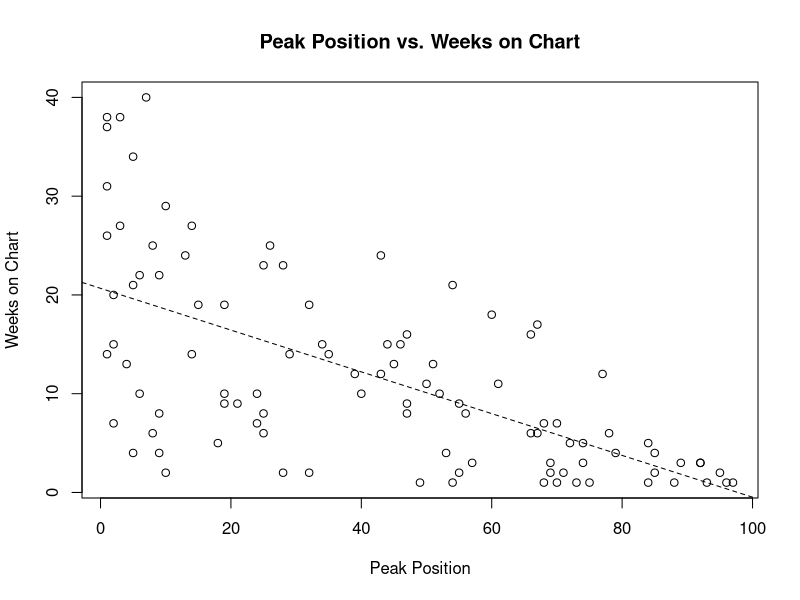
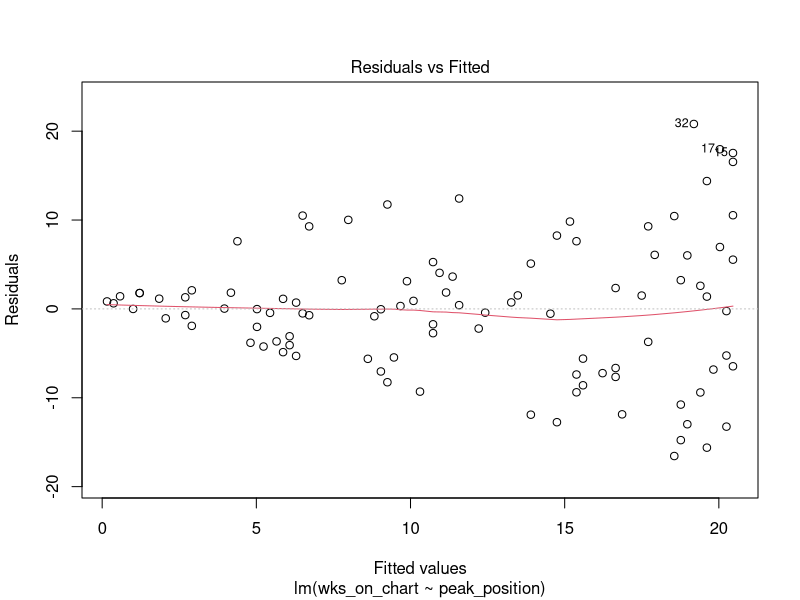
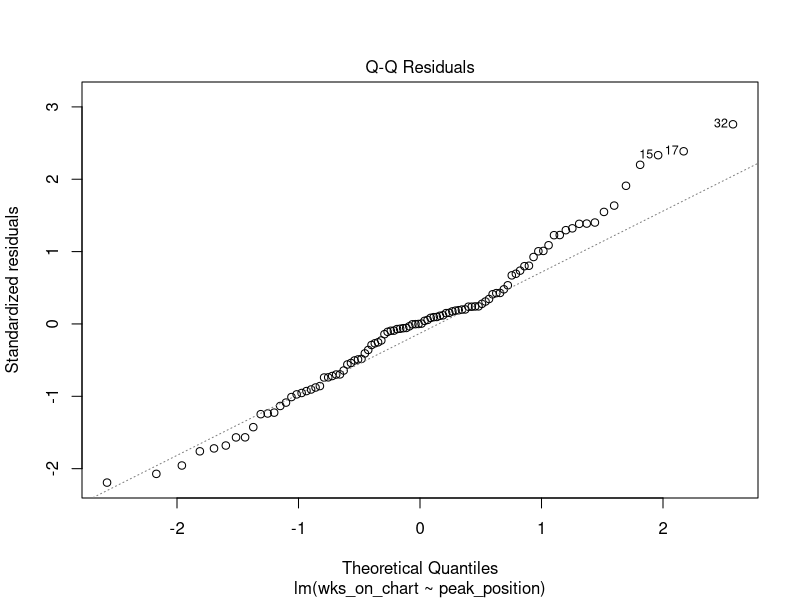
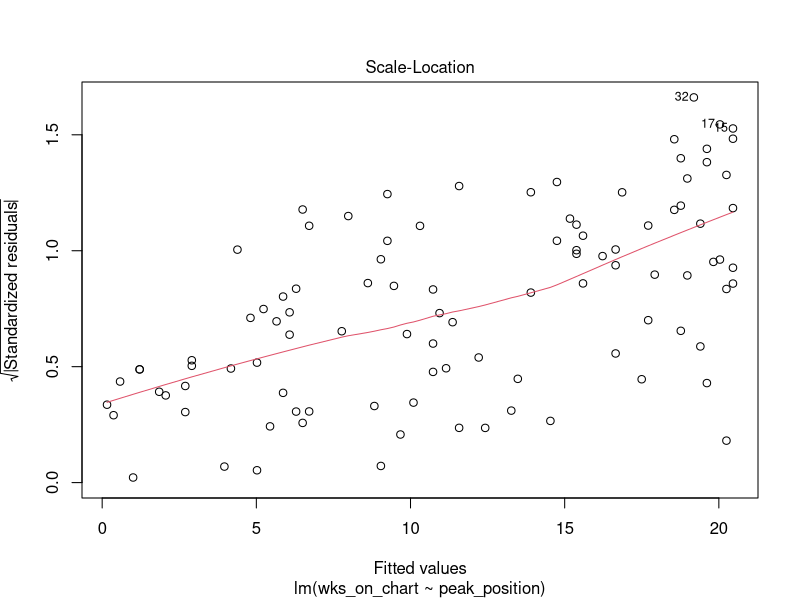
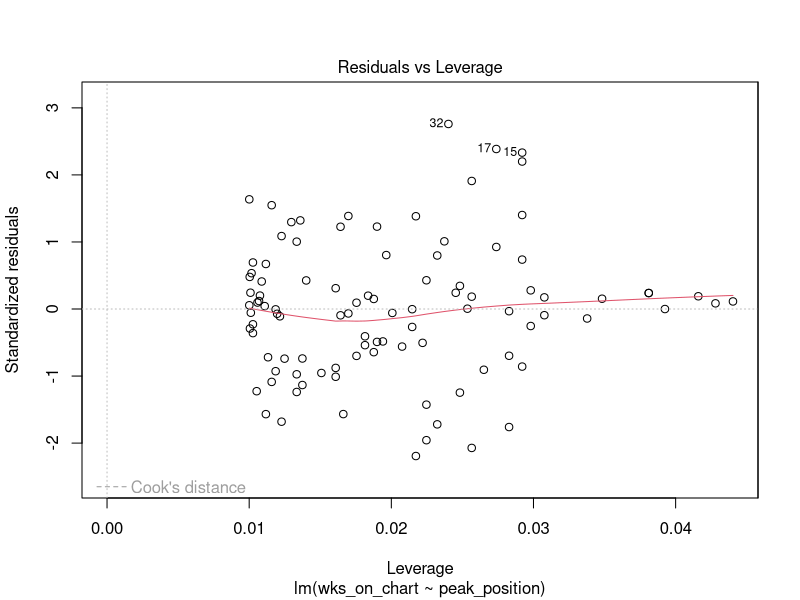
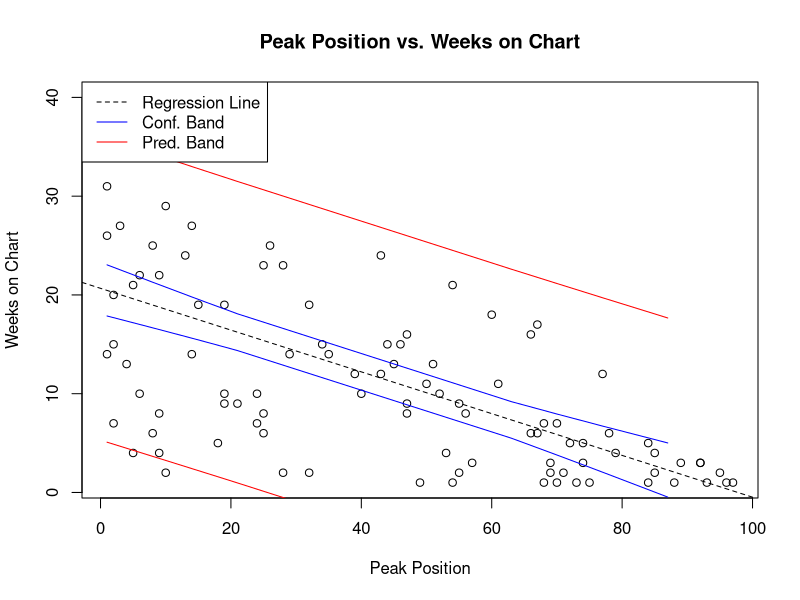

R code for these plots, in order:


hot_100 <- read.csv(file = "billboard.csv", stringsAsFactors = FALSE) 

cor(x = hot_100$peak_position, y = hot_100$wks_on_chart)

plot(x = hot_100$peak_position, y = hot_100$wks_on_chart, main = "Peak Position vs. Weeks on Chart",
     xlab = "Peak Position", ylab = "Weeks on Chart")

model = lm(formula = wks_on_chart ~ peak_position, data = hot_100)

abline(model, lty = 2)

plot(model)

newdata = data.frame(peak_position = c(1,8,14,16,21,63,70,77,87))

conf.band = predict(object = model, newdata = newdata, interval = "confidence")
pred.band = predict(object = model, newdata = newdata, interval = "prediction")

plot(x = hot_100$peak_position, y = hot_100$wks_on_chart, main = "Peak Position vs. Weeks on Chart",
     xlab = "Peak Position", ylab = "Weeks on Chart")
abline(model, lty = 2)

lines(newdata$peak_position, conf.band[, 2], col = "blue") #Plotting the lower confidence band.
lines(newdata$peak_position, conf.band[, 3], col = "blue") #Plotting the upper confidence band.
lines(newdata$peak_position, pred.band[, 2], col = "red") #Plotting the lower prediction band.
lines(newdata$peak_position, pred.band[, 3], col = "red") #Plotting the upper prediction band.
legend("topleft", c("Regression Line", "Conf. Band", "Pred. Band"),
       lty = c(2, 1, 1), col = c("black", "blue", "red"))

summary(model)
